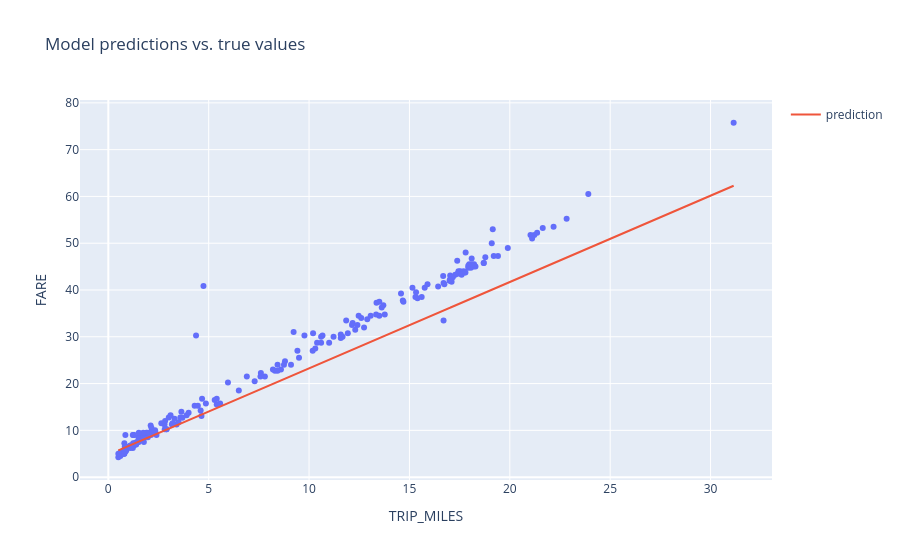

This figure's notebook cell:
### Code cell
#@title Code - Experiment 2a

# The following variables are the hyperparameters.
# TODO - Adjust these hyperparameters to see how they impact a training run.
settings_2 = ml_edu.experiment.ExperimentSettings(
    learning_rate = 1.0,
    number_epochs = 20,
    batch_size = 50,
    input_features = ['TRIP_MILES']
)

metrics = [keras.metrics.RootMeanSquaredError(name='rmse')]

model_2 = create_model(settings_2, metrics)

experiment_2 = train_model('one_feature_hyper', model_2, training_df, 'FARE', settings_2)

ml_edu.results.plot_experiment_metrics(experiment_2, ['rmse'])
ml_edu.results.plot_model_predictions(experiment_2, training_df, 'FARE')

### Figure 1 — Plotly figure (JSON) as saved in the notebook; plotly's stock layout.template omitted (floating-point values rounded to 4 significant figures; data arrays with more than 128 entries replaced by an {"elided": "..."} marker saying what was removed)
{"data": [{"hovertemplate": "TRIP_MILES=%{x}<br>FARE=%{y}<extra></extra>", "legendgroup": "", "marker": {"color": "#636efa", "symbol": "circle"}, "mode": "markers", "name": "", "orientation": "v", "showlegend": false, "type": "scatter", "x": {"elided": "200 float values"}, "xaxis": "x", "y": {"elided": "200 float values"}, "yaxis": "y"}, {"mode": "lines", "name": "prediction", "type": "scatter", "x": {"elided": "200 float values"}, "y": {"elided": "200 float values"}}], "layout": {"legend": {"tracegroupgap": 0}, "title": {"text": "Model predictions vs. true values"}, "xaxis": {"anchor": "y", "domain": [0, 1], "title": {"text": "TRIP_MILES"}}, "yaxis": {"anchor": "x", "domain": [0, 1], "title": {"text": "FARE"}}}}
